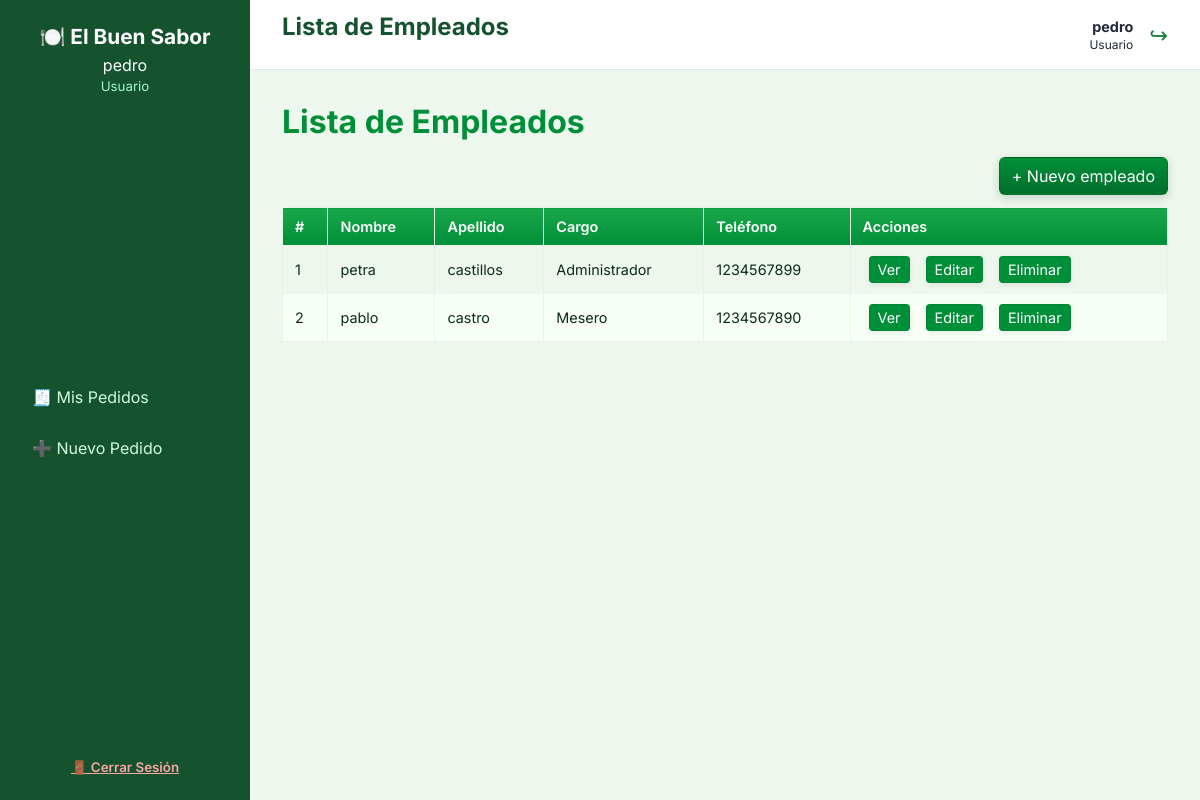
Before: /empleados/ (signed in) with the older database file.
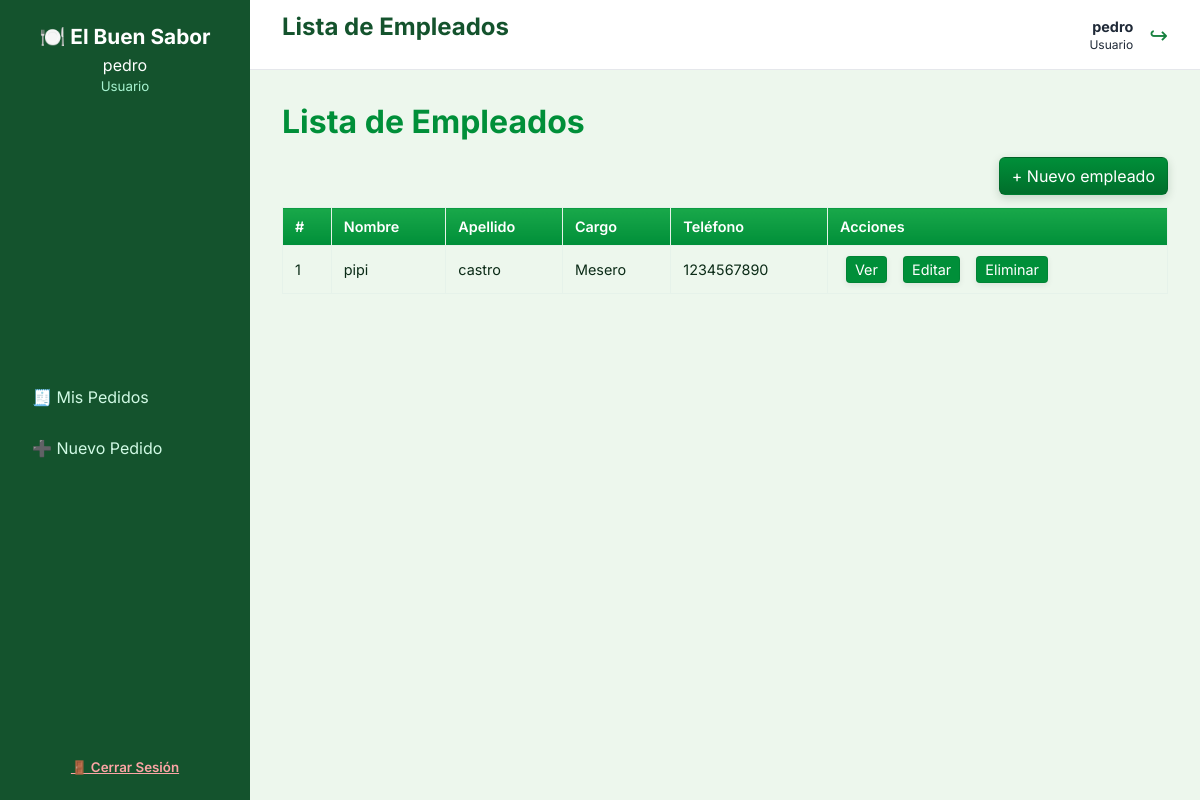
After: the same page with the newer database file.
### italian_cuisine_app/models.py (models this page shows, shortened)
class Empleado(models.Model):
    CARGOS = (
        ('administrador', 'Administrador'),
        ('mesero', 'Mesero'),
    )
    user = models.OneToOneField(User, on_delete=models.CASCADE, null=True, blank=True)
    cargo = models.CharField(max_length=20, choices=CARGOS)
    first_name = models.CharField(max_length=150, blank=True, null=True)
    last_name = models.CharField(max_length=150, blank=True, null=True)
    email = models.EmailField(blank=True, null=True)
    telefono = models.CharField(max_length=20, blank=True, null=True)
    fecha_ingreso = models.DateField(auto_now_add=True)

### italian_cuisine_app/views.py (the view)
# urls.py: path('empleados/', views.UserListView.as_view(), name='empleados'),
class UserListView(LoginRequiredMixin, EmpleadoContextMixin, ListView):
    model = Empleado
    template_name = 'empleados.html'
    context_object_name = 'empleados'
    paginate_by = 10
    login_url = 'login'

### italian_cuisine_app/views.py (called while the page is built)
    def get_context_data(self, **kwargs):
        context = super().get_context_data(**kwargs)
        if self.request.user.is_authenticated:
            context["empleado"] = Empleado.objects.filter(user=self.request.user).first()
        else:
            context["empleado"] = None
        return context

### italian_cuisine_app/templates/empleados.html (shortened to what this page needs)
{% extends "panel_base.html" %}
{% load static %}
{% block titulo %}Lista de Empleados{% endblock %}
{% block contenido %}
<link rel="stylesheet" href="{% static 'italian_cuisine_app/css/styles.css' %}">
  <h1>Lista de Empleados</h1>
  <div class="top-actions">
      <a href="{% url 'empleado_create' %}" class="btn btn-new" data-modal="true">+ Nuevo empleado</a>
  </div>
  {% if empleados %}
      <table class="db-table" aria-describedby="empleados-table">
          <thead>
              <tr>
                  <th>#</th>
                  <th>Nombre</th>
                  <th>Apellido</th>
                  <th>Cargo</th>
                  <th>Teléfono</th>
                  <th>Acciones</th>
              </tr>
          </thead>
          <tbody>
              {% for empleado in empleados %}
              <tr data-pk="{{ empleado.pk }}">
                  <td>{{ forloop.counter }}</td>
                  <td>{{ empleado.first_name }}</td>
                  <td>{{ empleado.last_name }}</td>
                  <td>{{ empleado.get_cargo_display }}</td>
                  <td>{{ empleado.telefono|default:"-" }}</td>
                  <td>
                      <span class="actions">
                          <a class="btn btn-small btn-new" href="{% url 'empleado_detail' empleado.pk %}" data-modal="true">Ver</a>
                          <a class="btn btn-small btn-new" href="{% url 'empleado_edit' empleado.pk %}" data-modal="true">Editar</a>
                          <a class="btn btn-small btn-outline" href="{% url 'empleado_delete' empleado.pk %}" data-modal="true">Eliminar</a>
                      </span>
                  </td>
              </tr>
              {% endfor %}
          </tbody>
      </table>
  {% else %}
      <p class="empty-msg">No hay empleados para mostrar.</p>
  {% endif %}
{% endblock %}

Changed rows visible on the page:
removed Empleado: first_name "petra", last_name "castillos", cargo "Administrador", telefono "1234567899"
removed Empleado: first_name "pablo", last_name "castro", cargo "Mesero", telefono "1234567890"
added Empleado: first_name "pipi", last_name "castro", cargo "Mesero", telefono "1234567890"
